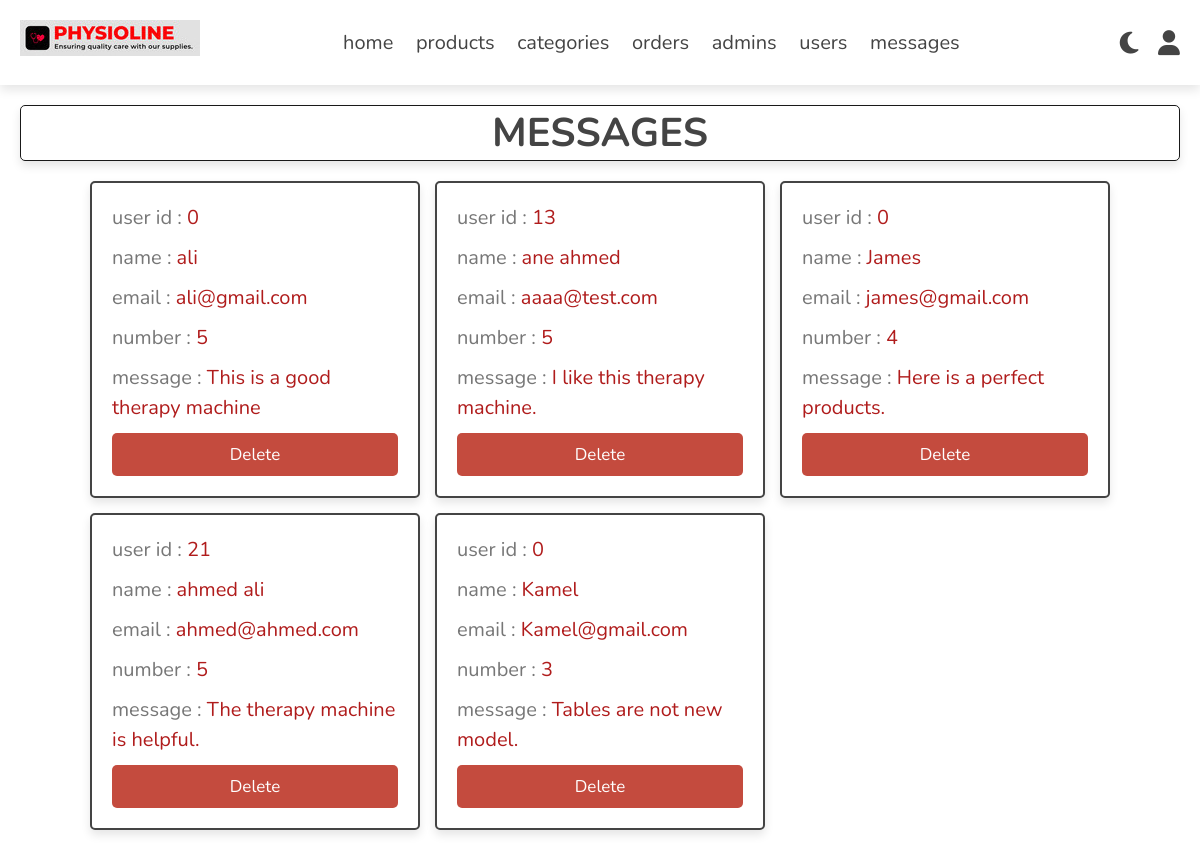
/admin/messages.php (signed in), run on an earlier commit of the app's database.
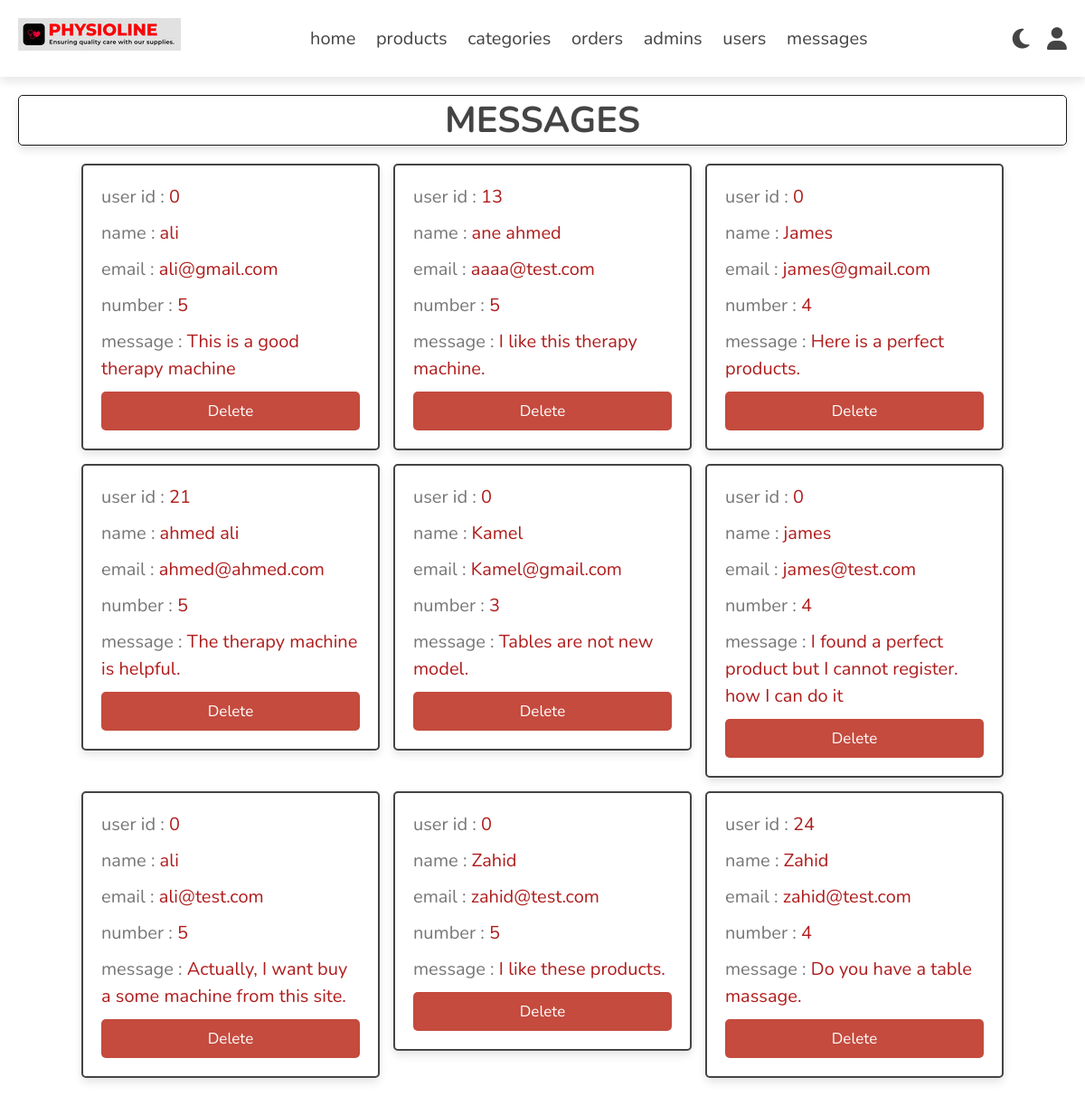
And on a later commit of the database.
### tables this page shows
CREATE TABLE `messages` (
  `id` int(100) NOT NULL,
  `user_id` int(100) NOT NULL,
  `name` varchar(100) DEFAULT 'Unknown',
  `image` varchar(255) DEFAULT NULL,
  `email` varchar(100) DEFAULT NULL,
  `number` varchar(12) DEFAULT NULL,
  `subject` varchar(100) NOT NULL,
  `message` varchar(500) NOT NULL
);

### admin/messages.php (the view, shortened to what this page needs)
<?php
include 'connect.php';
?>
<!DOCTYPE html>
<html lang="en">
<head>
   <link rel="stylesheet" href="https://cdnjs.cloudflare.com/ajax/libs/font-awesome/6.1.1/css/all.min.css">
   <link rel="stylesheet" href="css/admin_style.css">
</head>
<body>
<?php include 'admin_header.php'; ?>
<section class="messages">
<h1 class="heading">messages</h1>
<div class="box-container">
   <?php
      $select_messages = $conn->prepare("SELECT * FROM `messages`");
      $select_messages->execute();
      if($select_messages->rowCount() > 0){
         while($fetch_message = $select_messages->fetch(PDO::FETCH_ASSOC)){
   ?>
   <div class="box">
   <p> user id : <span><?= $fetch_message['user_id']; ?></span></p>
   <p> name : <span><?= $fetch_message['name']; ?></span></p>
   <p> email : <span><?= $fetch_message['email']; ?></span></p>
   <p> number : <span><?= $fetch_message['number']; ?></span></p>
   <p> message : <span><?= $fetch_message['message']; ?></span></p>
   <a href="messages.php??delete=<?= $fetch_message['id']; ?>" onclick="return confirm('delete this message?');" class="delete-btn">delete</a>
   </div>
   <?php
         }
      }else{
         echo '<p class="empty">you have no messages</p>';
      }
   ?>
</div>
</section>
</body>
</html>

What changed in the data, as far as the page shows it:
added messages: user "0", name "james", email "james@test.com", number "4", message "I found a perfect product but I cannot register. how I can do it"
added messages: user "0", name "ali", email "ali@test.com", number "5", message "Actually, I want buy a some machine from this site."
added messages: user "0", name "Zahid", email "zahid@test.com", number "5", message "I like these products."
added messages: user "24", name "Zahid", email "zahid@test.com", number "4", message "Do you have a table massage."
